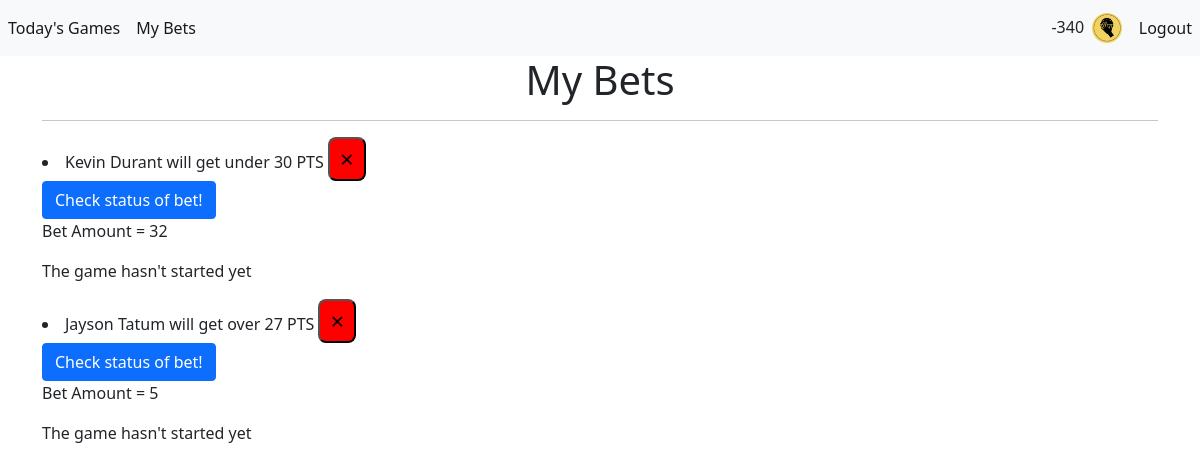
The app's page /my-bets (signed in) with its own data.
### app/models.py (models this page shows)
class User(db.Model, UserMixin):
    id = db.Column(db.Integer, primary_key = True)
    email = db.Column(db.String(150), unique = True)
    password = db.Column(db.String(150))
    first_name = db.Column(db.String(150))
    last_name = db.Column(db.String(150))
    swishcoins = db.Column(db.Integer, default = 100)
    bets = db.relationship('Bet')

class Bet(db.Model):
    __table_args__ = (
        db.UniqueConstraint('game_id', 'team', 'player_name', 'statistic', 'num_stats', 'user_id'),
    )
    id = db.Column(db.Integer, primary_key = True)
    game_id = db.Column(db.String(50))
    team = db.Column(db.String(100))
    player_name = db.Column(db.String(500))
    statistic = db.Column(db.String(100))
    over_statistic = db.Column(db.Boolean, default = False, nullable = False)
    num_stats = db.Column(db.Integer)
    date = db.Column(db.DateTime(timezone=True), server_default=func.now())
    w_or_l = db.Column(db.Boolean, default = None, nullable = True)
    game_status = db.Column(db.Integer, nullable = True)
    stats_actual = db.Column(db.Integer, nullable = True)
    wagered_amount = db.Column(db.Integer, nullable = True)
    net_revenue = db.Column(db.Integer, nullable = True)
    user_id = db.Column(db.Integer, db.ForeignKey('user.id'))

### app/views.py (the view)
@app.route("/my-bets")
def my_bets():
    return render_template("user_bets.html", user = current_user)

### app/__init__.py (called while the page is built)
@login_manager.user_loader
def load_user(id):
    return User.query.get(int(id))

### app/templates/user_bets.html (shortened to what this page needs)
{% extends "main/base.html" %}
{% block main %}
<div class="container">
    <div class="row">
        <div class="col">
            <h1>My Bets</h1>
            <hr>
            <p> {% for bet in user.bets %}
                <li>{% if bet.over_statistic == true %}
                    {{bet.player_name}} will get over {{bet.num_stats| round| int}} {{ bet.statistic }}
                    {% else %}
                    {{bet.player_name}} will get under {{bet.num_stats| round| int}} {{ bet.statistic }}
                    {% endif %}
                    <button type="button" class="close" onClick="deleteBet('{{ bet.id }}')">
                        <span aria-hidden="true">&times;</span>
                    </button>
                    <br>
                    <button type="button" class="btn btn-primary" onClick = "checkBetStatus('{{ bet.id }}')">
                        Check status of bet!
                    </button>
                    <p> Bet Amount = {{ bet.wagered_amount }} </p>
                    {% if bet.game_status is none or bet.game_status == 1  %}
                        <p>The game hasn't started yet</p>
                    {% elif bet.game_status == 2 and bet.w_or_l is none %}
                        <p style="color: rgb(202, 181, 28)">The game is in progress. {{ bet.player_name }} currently has {{ bet.stats_actual }} {{ bet.statistic }}</p>
                    {% elif bet.game_status == 2 and bet.w_or_l == true %}
                        <p style="color: rgb(0, 240, 160)">You won! {{ bet.player_name }} currently has {{ bet.stats_actual }} {{ bet.statistic }}</p>
                    {% elif bet.game_status == 2 and bet.w_or_l == false %}
                        <p style="color: red"> You lost. {{ bet.player_name }} currently has {{ bet.stats_actual }} {{ bet.statistic }}</p>
                    {% elif bet.game_status == 3 %}
                        {% if bet.w_or_l == true %}
                        <p style = "color: rgb(0, 240, 160);">You won! {{ bet.player_name }} got {{ bet.stats_actual }} {{ bet.statistic }}!</p>
                        {% else %}
                        <p style = "color: red;">You lost. {{ bet.player_name }} got {{ bet.stats_actual }} {{ bet.statistic }}</p>
                        {% endif %}
                    {% endif %}
                </li>
                {% endfor %}
            </p>
        </div>
    </div>
</div>
{% endblock %}

### app/templates/main/base.html (shortened to what this page needs)
<!doctype html>
<html lang="en">
<head>
    <link href="https://cdn.jsdelivr.net/npm/bootstrap@5.1.3/dist/css/bootstrap.min.css" rel="stylesheet"
>
    <link rel="stylesheet" href="{{ url_for('static', filename='css/style.css') }}">
</head>
<body>
    <nav class="navbar navbar-expand-lg navbar-light bg-light">
        <div class="collapse navbar-collapse" id="navbar">
            <div class="navbar-nav">
                {% if user.is_authenticated %}
                <a class="nav-link active" id="today_games" href="/">Today's Games</a>
                <a class="nav-link active" id="today_games" href="/my-bets">My Bets</a>
                {% else %}
                <a class="nav-link active" id="login" href="/login">Login</a>
                <a class="nav-link active" id="sign_up" href="/sign-up">Sign Up</a>
                {% endif %}
            </div>
        </div>
        <div class="collapse navbar-collapse" id="navbarNav">
            <ul class="navbar-nav ms-auto mb-2 mb-lg-0">
                <li style="padding-top:7px;"> {{ user.swishcoins }} &nbsp; </li>
                <li><img style="max-width: 35px; max-height: 35px; padding-top: 5px" src="{{ url_for('static', filename='img/CourtsideBets_logo.png') }}"> &nbsp; </li>
                <li><a class="nav-link active" id="logout" href="/logout">Logout</a></li>
            </ul>
            </div>
    </nav>
    <main>
        {% block main %} {% endblock %}
    </main>
</body>
</html>

### app/static/css/style.css (style rules this page uses)
h1 { text-align: center; }
.close { background-color: red; color: black; text-align: center; font-size: 24px; padding: 2px 10px; transition-duration: 0.4s; border-radius: 8px; }

### records on screen
User: swishcoins "-340"
Bet: player_name "Kevin Durant", num_stats "30", statistic "PTS", wagered_amount "32", shows "The game hasn't started yet"
Bet: player_name "Jayson Tatum", num_stats "27", statistic "PTS", wagered_amount "5", shows "The game hasn't started yet"
